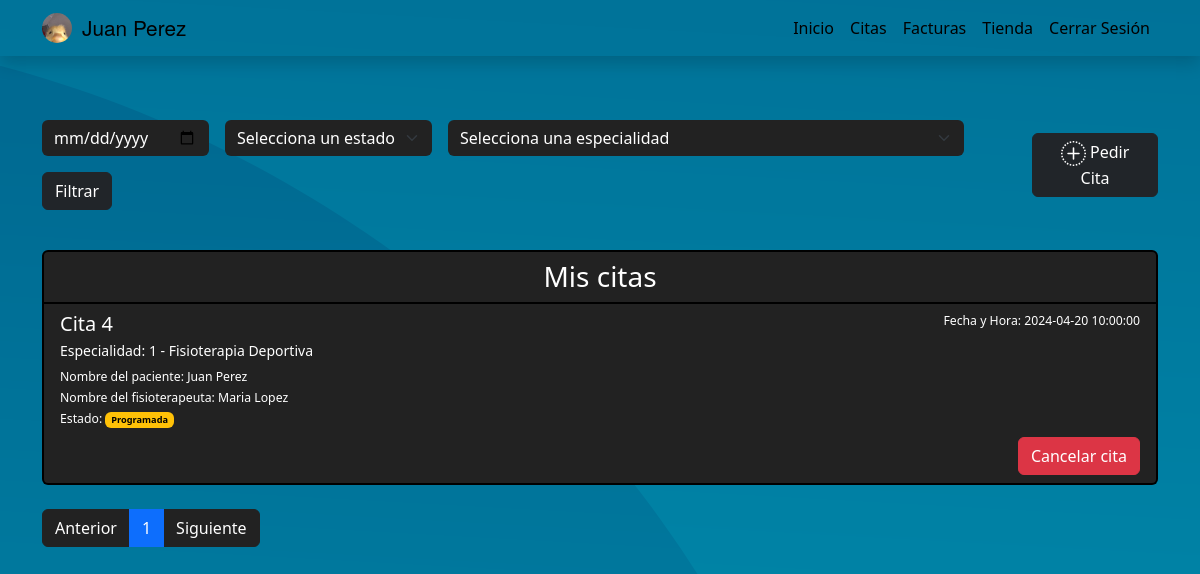
Screenshot of /pages/appointments-patients.php?pagina=1 (signed in) with the database file from the repository.
### tables this page shows
CREATE TABLE citas (
  cita_id INT AUTO_INCREMENT PRIMARY KEY,
  paciente_id VARCHAR(9),
  fisioterapeuta_id VARCHAR(9),
  fecha_hora DATETIME,
  estado ENUM('Programada', 'Cancelada', 'Realizada', 'Pendiente'),
  especialidad_id INT,
  diagnostico TEXT,
  tratamiento TEXT,
  notas TEXT,
  FOREIGN KEY (paciente_id) REFERENCES usuarios(usuario_id),
  FOREIGN KEY (fisioterapeuta_id) REFERENCES usuarios(usuario_id),
  FOREIGN KEY (especialidad_id) REFERENCES especialidades(especialidad_id)
);

CREATE TABLE especialidades (
  especialidad_id INT AUTO_INCREMENT PRIMARY KEY,
  descripcion VARCHAR(255),
  fecha TIMESTAMP NOT NULL DEFAULT current_timestamp() ON UPDATE current_timestamp()
);

CREATE TABLE usuarios (
  usuario_id VARCHAR(9) PRIMARY KEY,
  acerca_de VARCHAR(255),
  nombre VARCHAR(255),
  apellidos VARCHAR(255),
  telefono VARCHAR(100),
  fecha_nacimiento DATE,
  direccion VARCHAR(100),
  provincia VARCHAR(100),
  municipio VARCHAR(100),
  cp VARCHAR(7),
  email VARCHAR(100) UNIQUE,
  pass VARCHAR(255),
  rol ENUM('Administrador', 'Paciente', 'Fisioterapeuta'),
  genero ENUM('Hombre', 'Mujer', 'Otro'),
  especialidad INT,
  sesiones_disponibles INT,
  FOREIGN KEY (especialidad) REFERENCES especialidades(especialidad_id)
);

### models/BaseModel.php (called while the page is built, shortened)
<?php
class BaseModel
{
    protected static $conexion = null;
    public function __construct()
    {
        if (self::$conexion === null) {
            $host = 'mysql';
            $usuario = 'root';
            $contrasena = 'root';
            $base_de_datos = 'velion';
            self::$conexion = new mysqli($host, $usuario, $contrasena, $base_de_datos);
        }
    }
    public function read($tabla, $condicion = '')
    {
        $sql = "SELECT * FROM `$tabla`";
        if ($condicion !== '') {
            $sql .= " WHERE $condicion";
        }
        $resultado = self::$conexion->query($sql);
        $datos = array();
        while ($fila = $resultado->fetch_assoc()) {
            $datos[] = $fila;
        }
        return $datos;
    }
}

### scripts/session_manager.php (called while the page is built, shortened)
<?php
    if (isset($_SESSION['email'])) {
        $DNI = $_SESSION['usuario_id'];
    } else {
        header('Location: ./404.php');
        exit();
    }
?>

### controllers/AppointmentController.php (called while the page is built, shortened)
<?php
require_once '../models/AppointmentModel.php';
class AppointmentController
{
    private $appointmentModel;
    public function __construct()
    {
        $this->appointmentModel = new AppointmentModel();
    }
    public function obtenerCitas()
    {
        return $this->appointmentModel->read('citas');
    }
    public function obtenerCitasUsuarioPaginadas($DNI, $iniciar, $articulos_x_pagina)
    {
        return $this->appointmentModel->obtenerCitasUsuarioPaginadas($DNI, $iniciar, $articulos_x_pagina);
    }
}

### models/AppointmentModel.php (called while the page is built, shortened)
<?php
require_once 'BaseModel.php';
class AppointmentModel extends BaseModel
{
    public function obtenerCitasUsuarioPaginadas($DNI, $iniciar, $articulos_x_pagina)
    {
        $DNI = self::$conexion->real_escape_string($DNI);
        $sql = "SELECT
        c.cita_id,
        c.fecha_hora,
        c.estado,
        e.especialidad_id,
        e.descripcion,
        p.usuario_id AS paciente_id,
        p.nombre AS paciente_nombre,
        p.apellidos AS paciente_apellidos,
        p.telefono AS paciente_telefono,
        p.sesiones_disponibles AS paciente_sesiones_disponibles,
        f.usuario_id AS fisioterapeuta_id,
        f.nombre AS fisioterapeuta_nombre,
        f.apellidos AS fisioterapeuta_apellidos
        FROM
            citas c
        INNER JOIN
            usuarios p ON c.paciente_id = p.usuario_id
        INNER JOIN
            usuarios f ON c.fisioterapeuta_id = f.usuario_id
        INNER JOIN
            especialidades e ON c.especialidad_id = e.especialidad_id
        WHERE
            paciente_id = '$DNI'
        LIMIT $iniciar, $articulos_x_pagina";
        $resultado =  self::$conexion->query($sql);
        $datos = array();
        while ($fila = $resultado->fetch_assoc()) {
            $datos[] = $fila;
        }
        return $datos;
    }
}

### pages/appointments-patients.php (the view, shortened to what this page needs)
<?php
require_once '../scripts/session_manager.php';
require_once '../controllers/AppointmentController.php';
$appointmentController = new AppointmentController();
$articulos_x_pagina = 10;
$citas = $appointmentController->obtenerCitas();
$iniciar = ($_GET['pagina'] - 1) * $articulos_x_pagina;
$filtro_usuario_id = isset($_POST['usuario_id']) ? $_POST['usuario_id'] : '';
$filtro_fecha_hora = isset($_POST['fecha_hora']) ? $_POST['fecha_hora'] : '';
$filtro_estado = isset($_POST['estado']) ? $_POST['estado'] : '';
$filtro_especialidad = isset($_POST['especialidad_id']) ? $_POST['especialidad_id'] : '';
if (!empty($filtro_usuario_id) || !empty($filtro_estado) || !empty($filtro_fecha_hora) || !empty($filtro_especialidad)) {
    $citasPaginadas = $appointmentController->buscarCitasPatients($filtro_usuario_id, $filtro_fecha_hora, $filtro_estado, $filtro_especialidad);
} else {
    $citasPaginadas = $appointmentController->obtenerCitasUsuarioPaginadas($DNI, $iniciar, $articulos_x_pagina);
}
$n_botones_paginacion = ceil(count($citas) / ($articulos_x_pagina));
include_once './includes/dashboard-patients.php';
?>
<div class="d-flex justify-content-between flex-wrap flex-md-nowrap align-items-center pt-3 pb-2 mb-3 mt-5">
    <form class="row g-3" method="post" action="">
        <div class="col-auto">
            <input type="date" class="form-control custom-bg-color" id="fecha_hora" name="fecha_hora">
        </div>
        <div class="col-auto">
            <select class="form-select custom-bg-color" id="estado" name="estado">
                <option selected value="" hidden>Selecciona un estado</option>
            </select>
        </div>
        <div class="col-auto">
            <select class="form-select custom-bg-color" id="especialidad" name="especialidad">
                <option selected value="" hidden>Selecciona una especialidad</option>
            </select>
        </div>
        <div class="col-auto">
            <button type="submit" class="btn btn-dark mb-3">Filtrar</button>
        </div>
    </form>
    <button type="button" class="btn btn-dark mb-3" data-bs-toggle="modal" data-bs-target="#AsignarCita">
        Pedir Cita
    </button>
</div>
<div class="table-responsive small">
    <div class="row">
        <div class="col">
            <ul class="list-group">
                <li class="list-group-item custom-blur">
                    <h3 class="mb-0 d-flex justify-content-center align-items-center" style="color: #FFFFFF">Mis citas</h3>
                </li>
                <?php foreach ($citasPaginadas as $cita): ?>
                    <?php if ($cita['estado'] == 'Programada' || $cita['estado'] == 'Pendiente') { ?>
                        <li class="list-group-item custom-blur">
                            <div class="d-flex w-100 justify-content-between">
                                <h5 class="mb-1">Cita <?php echo $cita['cita_id'] ?></h5>
                                <small>Fecha y Hora: <?php echo $cita['fecha_hora'] ?></small>
                            </div>
                            <p class="mb-1">Especialidad: <?php echo $cita['especialidad_id'] . ' - ' . $cita['descripcion'] ?>
                            </p>
                            <small>Nombre del paciente:
                                <?php echo $cita['paciente_nombre'] . " " . $cita['paciente_apellidos']; ?></small>
                            <br>
                            <small>Nombre del fisioterapeuta:
                                <?php echo $cita['fisioterapeuta_nombre'] . " " . $cita['fisioterapeuta_apellidos']; ?></small>
                            <br>
                            <small>Estado:
                                <?php
                                $estado = $cita['estado'];
                                switch ($estado) {
                                    case 'Programada':
                                        $text_gb_class = 'text-bg-warning';
                                        break;
                                }
                                ?><span class="badge <?php echo $text_gb_class; ?>">
                                    <?php echo $estado; ?>
                                </span></small>
                            <div class="text-end mt-2">
                                <button type="button" class="btn btn-danger" data-bs-toggle="modal"
                                    data-bs-target="#delete_<?php echo $cita['cita_id']; ?>">Cancelar cita</button>
                            </div>
                        </li>
                    <?php }endforeach; ?>
            </ul>
        </div>
    </div>
</div>
<br>
<nav aria-label="Page navigation example">
    <ul class="pagination justify-content-start">
        <li class="page-item <? echo $_GET['pagina'] <= 1 ? 'disabled' : '' ?>">
            <a class="page-link" style="background-color: #222; color: #FFFFFF; border-color:#222"
                href="appointments-patients.php?pagina=<?php echo $_GET['pagina'] - 1 ?>">Anterior</a>
        </li>
        <?php for ($i = 0; $i < $n_botones_paginacion; $i++): ?>
            <li class="page-item <? echo $_GET['pagina'] == $i + 1 ? 'active' : '' ?>"><a class="page-link"
                    href="appointments-patients.php?pagina=<?php echo $i + 1 ?>"><?php echo $i + 1 ?></a></li>
        <?php endfor ?>
        <li class="page-item <? echo $_GET['pagina'] >= $n_botones_paginacion ? 'disabled' : '' ?>">
            <a class="page-link" style="background-color: #222; color: #FFFFFF; border-color:#222"
                href="appointments-patients.php?pagina=<?php echo $_GET['pagina'] + 1 ?>">Siguiente</a>
        </li>
    </ul>
</nav>
</body>
</html>

### assets/custom/css/userdetail.css (style rules this page uses)
.table-responsive { overflow-x: hidden; }

### pages/includes/dashboard-patients.php (style rules this page uses)
body { background-image: url('../assets/custom/img/fondo-patients.png'); }
.custom-blur { border: 2px solid black; color: #FFFFFF !important; background: #222; }
.custom-bg-color { background-color: #222; border: none; color: #FFFFFF; }

### rows the page displays
citas: cita_id "4", fecha_hora "2024-04-20 10:00:00", especialidad.especialidad_id "1", especialidad.descripcion "Fisioterapia Deportiva", paciente.nombre "Juan", paciente.apellidos "Perez", fisioterapeuta.nombre "Maria", fisioterapeuta.apellidos "Lopez", estado "Programada"

### other values shown
$nombre "Juan"
$apellidos "Perez"
